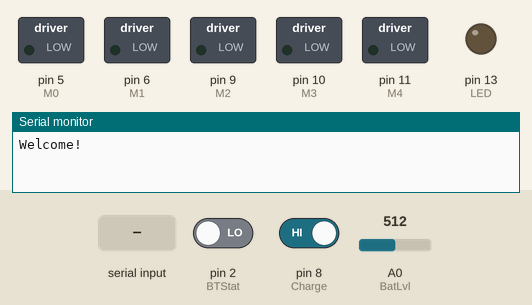
A sketch run on a simulated Arduino Uno, built with avr-gcc and run on an emulated ATmega328P. On the bench: switched loads named in the sketch (green lamp = pin HIGH), output pins drawn as LEDs (lit = HIGH), the last lines printed to the serial monitor. The inputs (shaded band) are chosen by the test bench; at power-on: pin 8 (Charge) HIGH, A0 (BatLvl) = 512, pin 2 (BTStat) LOW.

Above: at 1.7 s.
1.8 s: pin 8 (Charge) driven LOW
At 3.7 s:
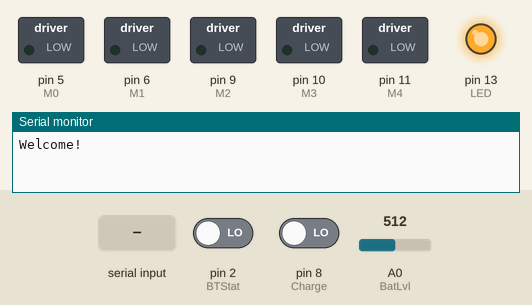
4.8 s: A0 (BatLvl) set to 483
7.8 s: "!" received over Serial
10.8 s: pin 8 (Charge) driven HIGH
At 11.7 s:
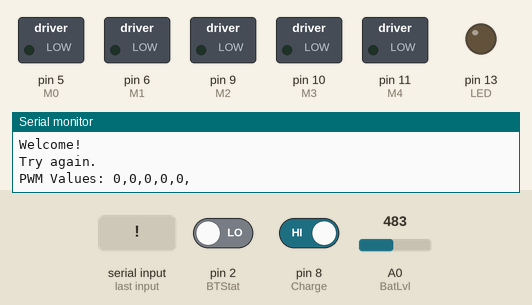
12.3 s: pin 2 (BTStat) driven HIGH
Timing chart, 0 to 16.3 s (numbered marks = the images above; inputs shaded):
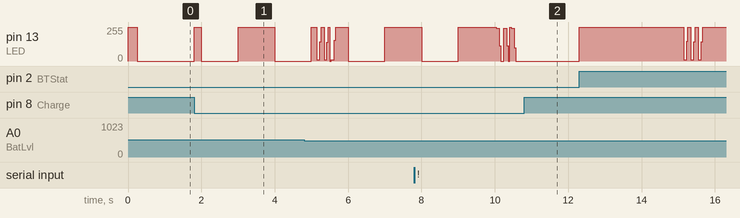

The sketch:

_360_firmware.ino
```cpp
/*
Blue
by dimitdim

LeadMe firmware
for hardware v2

Settings below:
- pin numbers: should be self-explanatory.  Digital Arduino pin numbers unless noted.  Mostly for testing
- batt_low: when should the LED starting blinking?
- num_vib: number of motors.  Mostly for testing
- LED_enable: turn LED off if it proves annoying
- v0: LiPo voltage equivelent to 0% (linear model)
- v100: LiPo voltage equivelent to 100% (linear model)

Serial commands:
- angle@[angle]!: vibrate in [angle] direction (with fading, 0 is purely motor 0), or turn off all motors if [angle]<0
- all!: vibrate all motors
- test!: demo mode, rotate motors
- batt!: return battery level in percent
- motor@[val]! vibrate a specific motor at a specific speed.  0-255 vibrates motor 0, 256-511 vibrates motor 1, etc. Mostly for testing
All commands also return current PWM values.  Mostly for testing
*/

/*Pin Definitions*/
const int M0 = 5; //Leftmost, bird's-eye-view.  Increasing clockwise
const int M1 = 6;
const int M2 = 9;
const int M3 = 10;
const int M4 = 11;

const int BatLvl = 0; //Analog
const int BTStat = 2;
const int Charge = 8; //The IC outputs tri-state, so I can change this to an ADC input, stick a voltage divider on there and differentiate between "Not charging" and "Done charging". On popular demand.
const int Button = 12;
const int LED = 13;

/*Settings*/
const int batt_low = 20; //In percent
const int num_vib = 5; //Legacy, pretty sure we're set on 5.  Helpful for testing though...
const boolean LED_enable = true;

const int v0=3.7; //For a linear estimation of LiPo capacity (very innacurate, I know).  We'll get an expirimental curve up in this bitch later
const int v100=4.1;

/*Serial*/
String inputString; //Initiate Serial input command variables
String cmd;
int val;
boolean stringComplete=false; //Don't run until a command is entered

/*Misc Variables*/
int duty[num_vib];
int angle;
int base;
int add;
int i;
int battery_level;
int time10;
int demo_time;
boolean demo=false;

void update_LED() { if(LED_enable) {
  if(!digitalRead(Charge)) digitalWrite(LED,(time10%2000)>1000); //Can change to pulsing on popular demand.  But the LED won't be D13, and that sucks cuz it's usefull for SPI
  else digitalWrite(LED,digitalRead(BTStat));
  if(battery_level<=batt_low && time10%5000<600) digitalWrite(LED,(time10%200)<100);
}}

void all(int d) {
  for(i=0;i<num_vib;i++) {
    duty[i]=d;
  }
}

void communicate() {
  cmd=inputString.substring(0,inputString.indexOf('@')); //Split the input into command and value. The only reason this isn't '=' is because I like '@'
  val=inputString.substring(inputString.indexOf('@')+1).toInt();
  demo=false;

  if (cmd.equals(String("angle"))) {
    angle=(max(-1,val))%360;
    all(0);
    if(angle>=0) {
      base=angle/(360/num_vib);
      add=angle%(360/num_vib);
      duty[base%num_vib]=(255*((360/num_vib)-add))/(360/num_vib);
      duty[(base+1)%num_vib]=(255*add)/(360/num_vib);
    }
  }
  else if (cmd.equals(String("motor"))) {
    duty[(val/255)%num_vib-1]=val%256;
  }
  else if (cmd.equals(String("test"))) {
    demo=true;
    Serial.println("Demo Time!");
  }
  else if(cmd.equals(String("all"))) {
    all(255);
  }
  else if(cmd.equals(String("batt"))) {
    Serial.println(battery_level);
  }
  else {
    Serial.println("Try again.");
  }
  Serial.print("PWM Values: ");
  for(i=0;i<num_vib;i++) {
    Serial.print(duty[i])&&Serial.print(',');
  }
  Serial.println();
  stringComplete=false;
  inputString = "";
}

void setup() {
  Serial.begin(9600);
  while (!Serial) {;} //some Arduinos take a while...  Leonardo, I'm looking at you...
  inputString.reserve(32); //allows adding one byte at a time (it needs to be a buffer of sorts)

  analogReference(EXTERNAL);

  pinMode(M0,OUTPUT);
  pinMode(M1,OUTPUT);
  pinMode(M2,OUTPUT);
  pinMode(M3,OUTPUT);
  pinMode(M4,OUTPUT);
  pinMode(BatLvl,INPUT);
  pinMode(BTStat,INPUT);
  pinMode(Charge,INPUT);
  pinMode(LED,OUTPUT);

  /*Welcome!*/
  Serial.println("Welcome!");
  for(i=0;i<3;i++) {
    all(255);
    digitalWrite(LED,HIGH);
    delay(250);
    all(0);
    digitalWrite(LED,LOW);
    delay(250);
  }
}

void loop() {
  time10=millis()%10000;
  battery_level=max(0,min(100,map(analogRead(BatLvl), v0*1023/6.6, v100*1023/6.6, 0, 100))); //Again, innacurate linear model
  update_LED();
  if(stringComplete) communicate(); //update PWM duty cycles
  if(demo) {
    demo_time=(time10%1000)/4;
    duty[0]=(demo_time+0*255/num_vib)%255;
    duty[1]=(demo_time+1*255/num_vib)%255;
    duty[2]=(demo_time+2*255/num_vib)%255;
    duty[3]=(demo_time+3*255/num_vib)%255;
    duty[4]=(demo_time+4*255/num_vib)%255;
  }
  analogWrite(M0,duty[0]);
  analogWrite(M1,duty[1]);
  analogWrite(M2,duty[2]);
  analogWrite(M3,duty[3]);
  analogWrite(M4,duty[4]);
}

void serialEvent() { //This gets run every time after loop
    while (Serial.available()) {
        char inChar = (char)Serial.read();
        if (inChar == '!') {
            inputString.trim(); //Get rid of the \n
            stringComplete = true; //The update will run next time!
        }
        else { //Put all the input bytes in a buffer
            inputString += inChar;
        }
    }
}
```

Measured:
- after the input at 1.8 s, pin 13 (LED): 0/255 → 255/255 at once, → 0/255 0.20 s later, → 255/255 1.0 s later, → 0/255 1.0 s later
- after the input at 10.8 s, pin 13 (LED): stays 0/255 (without the input it goes to 255/255 after 0.20 s)
